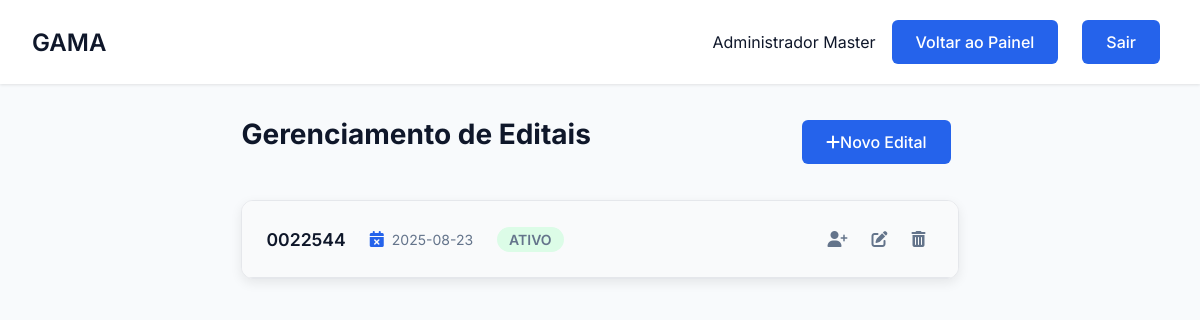
/edital/painel (signed in), run on an earlier commit of the app's database.
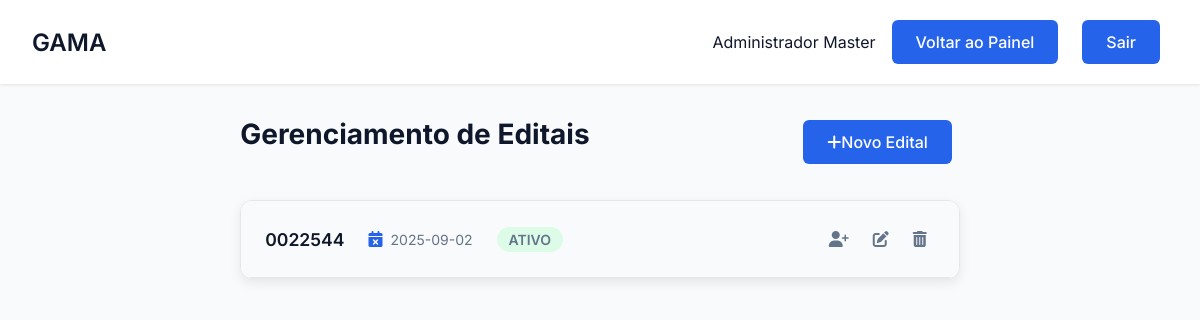
And on a later commit of the database.
### tables this page shows
CREATE TABLE Edital (
        id_edital INTEGER PRIMARY KEY AUTOINCREMENT,
        numero_edital TEXT NOT NULL UNIQUE,
        data_edital DATE NOT NULL,
        data_publicacao DATE NOT NULL,
        vencimento_edital DATE NOT NULL,
        prazo_prorrogacao INTEGER,
        status TEXT NOT NULL CHECK (status IN ('ativo', 'inativo', 'prorrogado'))
    );

### gama/routes/edital_routes.py (the view)
@edital_bp.route('/painel')
def painel():
    if not check_admin():
        flash('Acesso negado. Apenas administradores podem gerenciar editais.', 'error')
        return redirect(url_for('auth.login'))
    editais = Edital.get_all()
    candidatos_por_edital = {}
    for edital in editais:
        todos_candidatos_do_edital = Candidato.get_by_edital(edital[0])
        candidatos_agrupados_por_cargo = defaultdict(list)
        for candidato in todos_candidatos_do_edital:
            nome_cargo = candidato[11] # O nome do cargo está na posição 11
            candidatos_agrupados_por_cargo[nome_cargo].append(candidato)
        candidatos_por_edital[edital[0]] = dict(sorted(candidatos_agrupados_por_cargo.items()))
    return render_template(
        'edital.html',
        nome=session.get('nome'),
        editais=editais,
        candidatos_por_edital=candidatos_por_edital
    )

### app.py (called while the page is built)
@app.before_request
def make_session_permanent():
    session.permanent = True

### gama/database/database.py (called while the page is built)
def conectar():
    diretorio_db = "gama/database"
    if not os.path.exists(diretorio_db):
        os.makedirs(diretorio_db)
    return sqlite3.connect(f"{diretorio_db}/editais.db")

### gama/models/edital.py (called while the page is built)
    @staticmethod
    def get_all():
        conn = conectar()
        cursor = conn.cursor()
        try:
            cursor.execute("SELECT * FROM Edital ORDER BY data_publicacao DESC")
            return cursor.fetchall()
        except sqlite3.Error as e:
            print(f"Erro ao buscar editais: {e}")
            return []
        finally:
            conn.close()

    @staticmethod
    def get_by_edital(id_edital):
        conn = conectar()
        cursor = conn.cursor()
        try:
            query = """
                SELECT cand.*, carg.nome_cargo
                FROM Candidato cand
                JOIN Cargo carg ON cand.id_cargo = carg.id_cargo
                WHERE cand.id_edital = ?
                ORDER BY cand.classificacao ASC
            """
            cursor.execute(query, (id_edital,))
            return cursor.fetchall()
        finally:
            conn.close()

### gama/routes/edital_routes.py (called while the page is built)
def check_admin():
    return 'usuario_id' in session and session.get('tipo') == 'administrador'

### gama/templates/edital.html (shortened to what this page needs)
<!DOCTYPE html>
<html lang="pt-BR">
<head>
    <link rel="stylesheet" href="{{ url_for('static', filename='css/estilo.css') }}">
    <link rel="stylesheet" href="{{ url_for('static', filename='css/dashboard.css') }}">
    <link rel="stylesheet" href="{{ url_for('static', filename='css/gerenciar_editais.css') }}">
    <link rel="stylesheet" href="https://cdnjs.cloudflare.com/ajax/libs/font-awesome/6.5.0/css/all.min.css">
</head>
<body>
    <div class="dashboard">
        <header class="dashboard-header">
            <nav class="dashboard-nav container">
                <h1 class="dashboard-title">GAMA</h1>
                <div class="dashboard-user">
                    <span>{{ session.get('nome') }}</span>
                    {% if session.get('tipo') == 'administrador' %}
                        <a href="{{ url_for('admin.painel_admin') }}" class="btn btn-secondary">Voltar ao Painel</a>
                    {% else %}
                        <a href="{{ url_for('usuarios.painel_usuario') }}" class="btn btn-secondary">Voltar ao Painel</a>
                    {% endif %}
                    <a href="{{ url_for('auth.logout') }}" class="btn btn-primary">Sair</a>
                </div>
            </nav>
        </header>
        <main class="dashboard-content container">
            <div class="section-header">
                <h2 class="page-title">Gerenciamento de Editais</h2>
                <button class="btn btn-primary" onclick="openEditalModal(null)">
                    <i class="fas fa-plus"></i> Novo Edital
                </button>
            </div>
            {% for edital in editais %}
            <div class="edital-card" id="edital-{{ edital[0] }}">
                <div class="edital-header" onclick="toggleEditalBody('{{ edital[0] }}')">
                    <div class="edital-info">
                        <strong>{{ edital[1] }}</strong>
                        <span title="Data de Vencimento"><i class="fas fa-calendar-times"></i> {{ edital[4] }}</span>
                        <span title="Status">
                            {% if edital[6] == 'ativo' %}
                                <span class="badge badge-success">Ativo</span>
                            {% elif edital[6] == 'inativo' %}
                                <span class="badge badge-danger">Inativo</span>
                            {% else %}
                                <span class="badge badge-warning">Prorrogado</span>
                            {% endif %}
                        </span>
                    </div>
                    <div class="actions">
                        <button class="icon-button" onclick="event.stopPropagation(); openCandidatoModal(null, {{ edital[0] }});"><i class="fas fa-user-plus"></i></button>
                        <button class="icon-button"
                                data-edital='{{ edital|tojson }}'
                                onclick="event.stopPropagation(); openEditalModal(this)">
                            <i class="fas fa-edit"></i>
                        </button>
                        <form action="{{ url_for('edital.remover_edital', id_edital=edital[0]) }}" method="POST" onsubmit="return confirm('Atenção! Remover este edital também removerá todos os seus cargos e candidatos. Deseja continuar?');" style="display: inline;">
                            <button type="submit" class="icon-button" onclick="event.stopPropagation();"><i class="fas fa-trash-alt"></i></button>
                        </form>
                    </div>
                </div>
                 </div>
            {% else %}
                <div class="empty-state">
                    <i class="fas fa-file-excel"></i>
                    <p>Nenhum edital encontrado. Comece adicionando um novo.</p>
                </div>
            {% endfor %}
        </main>
    </div>
</body>
</html>

### gama/static/css/estilo.css (style rules this page uses)
* { margin: 0; padding: 0; box-sizing: border-box; font-family: 'Inter', sans-serif; }
:root { --primary: #2563eb; --primary-dark: #4338ca; --secondary: #64748b; --danger: #ef4444; --success: #22c55e; --background: #f8fafc; --surface: #ffffff; --text: #0f172a; --text-light: #64748b; --primary-light: #93c5fd; --secondary: #2563eb; --accent: #10b981; --card-bg: #ffffff; }
body { background-color: var(--background); color: var(--text); min-height: 100vh; }
.container { max-width: 1200px; margin: 0 auto; padding: 0 1rem; }
.btn { display: inline-flex; align-items: center; justify-content: center; padding: 0.75rem 1.5rem; margin-right: 0.5rem; margin-top: 0.25rem; margin-bottom: 0.25rem; background-color: var(--primary); color: white; font-size: 1rem; font-weight: 500; border-radius: 6px; cursor: pointer; transition: all 0.2s; border: none; text-decoration: none; }
.btn-primary { background-color: var(--primary); color: white; }
.dashboard-content { padding: 2rem; }
.dashboard-content h2 { margin-bottom: 1rem; }
.btn-secondary { background-color: var(--secondary); color: white; }

### gama/static/css/dashboard.css (style rules this page uses)
.dashboard { min-height: 100vh; display: grid; grid-template-rows: auto 1fr; }
.dashboard-header { background: var(--surface); padding: 1rem; box-shadow: 0 1px 3px 0 rgb(0 0 0 / 0.1); margin-bottom: 2rem; }
.dashboard-nav { display: flex; justify-content: space-between; align-items: center; }
.container { max-width: 1200px; margin: 0 auto; padding: 0 1rem; }
.dashboard-title { font-size: 1.5rem; font-weight: 600; }
.dashboard-user { display: flex; align-items: center; gap: 1rem; }

### gama/static/css/gerenciar_editais.css (style rules this page uses)
.page-title { font-weight: 700; color: var(--text); font-size: 1.75rem; }
.section-header { display: flex; justify-content: space-between; align-items: center; margin-bottom: 2rem; flex-wrap: wrap; gap: 1rem; }
.edital-card { background: var(--surface); border-radius: 12px; box-shadow: 0 4px 12px rgba(0, 0, 0, 0.08); margin-bottom: 1.5rem; overflow: hidden; border: 1px solid #e5e7eb; transition: box-shadow 0.3s ease; }
.edital-header { background: #f9fafb; padding: 1.25rem 1.5rem; border-bottom: 1px solid #e5e7eb; display: flex; align-items: center; justify-content: space-between; cursor: pointer; gap: 1rem; flex-wrap: wrap; }
.edital-info { display: flex; gap: 1.5rem; flex-wrap: wrap; align-items: center; flex-grow: 1; }
.edital-info strong { font-size: 1.1rem; font-weight: 600; color: var(--text); }
.edital-info span { display: flex; align-items: center; gap: 0.5rem; font-size: 0.875rem; color: var(--text-light); }
.edital-info i { color: var(--primary); font-size: 1rem; }
.badge { font-size: 0.75rem; padding: 0.25rem 0.75rem; border-radius: 9999px; font-weight: 600; text-transform: uppercase; }
.badge-success { background: #dcfce7; color: #166534; }
.actions { display: flex; gap: 0.5rem; align-items: center; }
.icon-button { background: none; border: none; color: var(--text-light); cursor: pointer; font-size: 1rem; padding: 0.5rem; transition: color 0.2s; }

What changed in the data, as far as the page shows it:
removed Edital: numero_edital "0022544", vencimento_edital "2025-08-23", status "ATIVO"
added Edital: numero_edital "0022544", vencimento_edital "2025-09-02", status "ATIVO"
